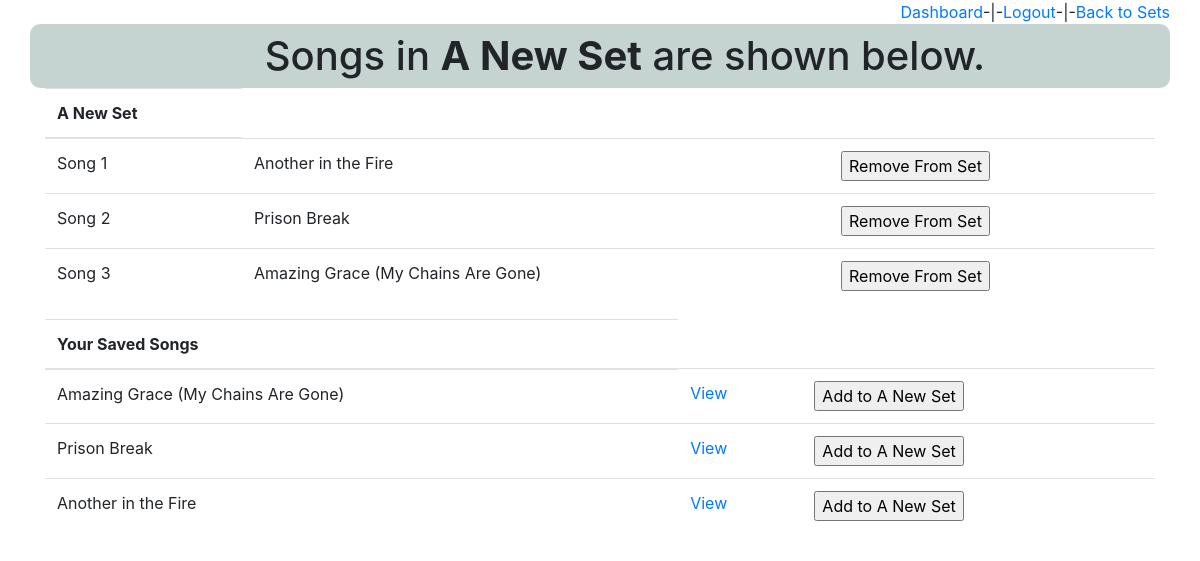
/set/view/17 (signed in), run on the app's committed database.
### hymnal_app/models.py (models this page shows)
class Set(models.Model):
    title = models.CharField(max_length = 50)
    creator = models.ForeignKey(User, related_name='sets', on_delete=models.CASCADE)
    created_at = models.DateTimeField(auto_now_add=True)
    updated_at = models.DateTimeField(auto_now=True)
    objects = SetManager()

class Song(models.Model):
    title = models.CharField(max_length = 50)
    creator = models.ForeignKey(User, related_name='songs', on_delete=models.CASCADE)
    lyrics = models.TextField()
    sets = models.ManyToManyField(Set, related_name="songs")
    class DisplayTheme(models.TextChoices):
        SCROLL = 'Scroll'
        SLIDE = 'Slide'
    display_theme = models.CharField(max_length = 50, choices=DisplayTheme.choices, default=DisplayTheme.SCROLL)
    list_order_queue = models.IntegerField(default = 0)
    list_order_saved = models.IntegerField(default = 0)
    in_queue = models.BooleanField(default=False)
    is_copy = models.BooleanField(default=False)
    copy_number = models.IntegerField(default = 0)
    created_at = models.DateTimeField(auto_now_add=True)
    updated_at = models.DateTimeField(auto_now=True)
    objects = SongManager()

### hymnal_app/views.py (the view)
# urls.py: path('set/view/<int:set_id>', views.view_set),
def view_set(request, set_id):
    logged_user = User.objects.get(id=request.session['logged_user'])
    this_set = Set.objects.get(id=set_id)
    saved_user_songs = Song.objects.filter(creator = logged_user, is_copy=False)
    songs_in_set = this_set.songs.all()
    context = {
        'this_set': this_set,
        'songs_in_set' : songs_in_set,
        'logged_user': logged_user,
        'saved_user_songs': saved_user_songs
    }
    return render(request, 'set_view.html', context)

### hymnal_app/templates/set_view.html (shortened to what this page needs)
{% load static %}
<!DOCTYPE html>
<html lang="en">
<head>
    <link rel="stylesheet" href="https://stackpath.bootstrapcdn.com/bootstrap/4.5.2/css/bootstrap.min.css">
    <link rel="stylesheet" type="text/css" href = "{% static '/css/main.css' %}">
</head>
<body>
    <div class="container">
        <div class="row justify-content-end m-40">
            <a href="/dashboard">Dashboard </a>-|-
            <a href="/user/logout">Logout</a> -|-
            <a href="/set/view_user_sets">Back to Sets</a>
        </div>
        <div class="row grayback headbar justify-content-center">
            <h1>Songs in <strong>{{this_set.title}}</strong> are shown below.</h1>
        </div>
        <div class="row just">
            <div class="col">
                <table class="table">
                    <thead>
                        <tr>
                            <th>{{this_set.title}}</th>
                        </tr>
                    </thead>
                    <tbody>
                        {% for song in songs_in_set %}
                        <tr>
                            <td>Song {{song.list_order_queue}}</td>
                            <td>{{song.title}}</td>
                            <td>
                                <form action="/set/song/delete_song/{{song.id}}/{{this_set.id}}" method="POST">
                                    <input type="submit" value = "Remove From Set">
                                </form>
                            </td>
                        </tr>
                        {% endfor %}
                    </tbody>
                </table>
                <table class="table">
                    <thead>
                        <tr>
                            <th>Your Saved Songs</th>
                        </tr>
                    </thead>
                    <tbody>
                        {% for song in saved_user_songs %}
                        <tr>
                            <td>{{song.title}}</td>
                            <td><a href="/song/view/{{song.id}}">View</a></td>
                            <td>
                                <form action="/set/song/add_to_set/{{song.id}}/{{this_set.id}}" method="POST">
                                    <input type="submit" value = "Add to {{this_set.title}}">
                                </form>
                            </td>
                        </tr>
                        {% endfor %}
                    </tbody>
                </table>
            </div>
        </div>
    </div>
</body>
</html>

### hymnal_app/static/css/main.css (style rules this page uses)
.grayback { background-color: rgba(117, 150, 146, 0.418); padding-top: 8px; border-radius: 10px; }
.headbar { padding-left: 50px; }

### data on the page
Set: title "A New Set", title "Add to A New Set"
Song: list_order_queue "1", title "Another in the Fire"
Song: list_order_queue "2", title "Prison Break"
Song: list_order_queue "3", title "Amazing Grace (My Chains Are Gone)"
Song: title "Amazing Grace (My Chains Are Gone)"
Song: title "Prison Break"
Song: title "Another in the Fire"
